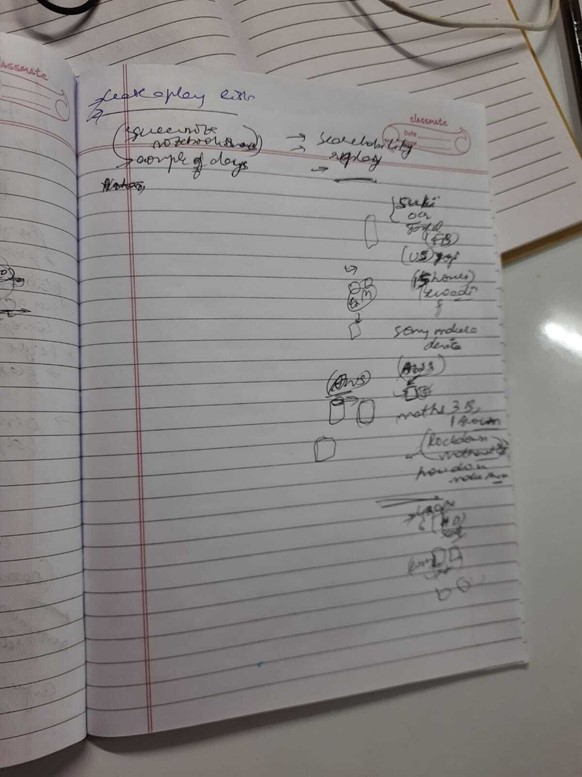
#> input picture Picture1.jpg, 582 x 777 px
$ python main.py
#> lines starting #> are read from the running program, lines starting #| are printed output that depends on the picture; after the words box and inside, x2 and y2 are one past the last pixel; in counts of white or black regions, pixels touching at a corner belong together
#> the answer given: Picture1.jpg
#> further down, image is the input picture: shape (777, 582, 3); mean B, G, R 132.9, 134.2, 137.2
# -*- coding: utf-8 -*-
"""
Created on Sat May  1 11:53:26 2021

@author: gauravvijayvergiya
"""

import cv2
import numpy as np
from matplotlib import pyplot as plt

def get_contour(img):
# convert image to gray scale
    img = cv2.cvtColor(img, cv2.COLOR_BGR2GRAY)


    # applying blur to image to remove noise and small unwanted pixed that we don not want to detect
    img = cv2.blur(img, (3, 3), 0)

    #---- apply automatic Canny edge detection using the computed median----

    v = np.median(img)    #get median of image pixes
#> v = 139
    sigma = 0.33

    #get lower and upper filter value for canny edge detection
    lower = int(max(0, (1.0 - sigma) * (255- v)))
#> lower = 77
    upper = int(min(255, (1.0 + sigma) *(255- v)))
#> upper = 154

    #canny edge detection used to detected edges of the object present in the image
    edges = cv2.Canny(img, lower, upper)
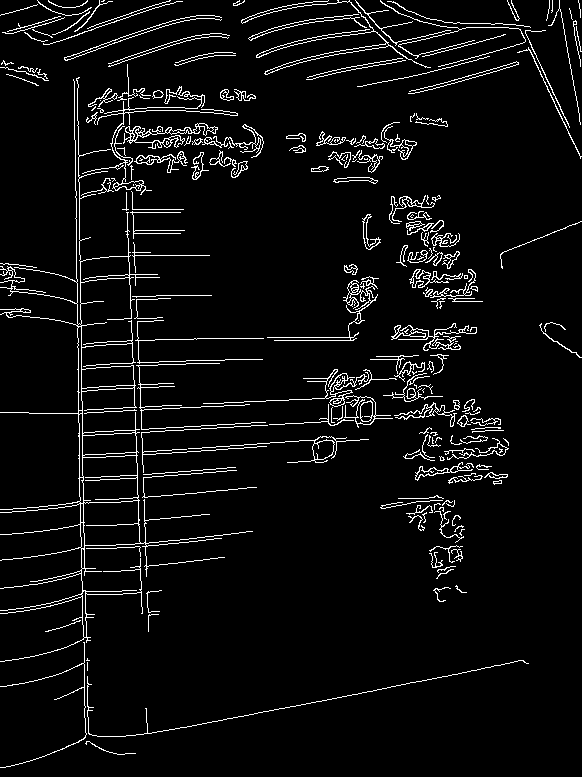
#> edges: shape (777, 582); 5.3% white in thin lines or dots

    # Find all the closed shape present using the edge detected earlier
    contours, _ = cv2.findContours(edges, cv2.RETR_CCOMP, cv2.CHAIN_APPROX_SIMPLE)
#> contours = 366 contours, 232 with area under 20; largest, box (x1, y1, x2, y2) and area: (0, 77, 253, 662) 9538, (82, 455, 139, 504) 2466, (83, 500, 141, 546) 2362, (80, 256, 130, 283) 1054, (82, 432, 137, 456) 1050
    #sort contors by area
    contours = sorted(contours, key = cv2.contourArea, reverse = True)[:5]
#> contours = 5 contours; box (x1, y1, x2, y2) and area: (0, 77, 253, 662) 9538, (82, 455, 139, 504) 2466, (83, 500, 141, 546) 2362, (80, 256, 130, 283) 1054, (82, 432, 137, 456) 1050
    sel_contour_flag = False

    #select a polynomial contor with 4 edge from all contors
    for c in contours:
        peri = cv2.arcLength(c, True)
        approx = cv2 .approxPolyDP(c, 0.02 * peri, True)
    	# if our approximated contour has four points, then we
    	# can assume that we have found our screen
        if len(approx) == 4:
            sel_contour = c
            sel_contour_flag = True
#> this loop made 5 passes
#> (peri, approx, sel_contour_flag) on pass 5: (147.6, [[135, 433], [135, 452], [82, 454], [83, 435]], True)
#> peri on passes 2 to 4: 510.6, 305.4, 237

    #pick the lasrget contor if no contor detected.
    if sel_contour_flag == False and len(contours) > 0:
        print("No Contro Detected")
        sel_contour = contours[0]
        sel_contour_flag = True
    if sel_contour_flag == True:
        return sel_contour_flag, sel_contour
    else:
        return sel_contour_flag, 0


if __name__ == "__main__":

    image_name = input('Please enter Image name')
    #Read Image and resize
    image = cv2.imread(image_name)
    if image is None:
        print("Image is empty!!")
    else:
        flag, contour = get_contour(image)
#> flag = True; contour = contour of 22 points, box (x1, y1, x2, y2) (82, 432, 137, 456), area 1050
        if flag == True:
            cv2.drawContours(image, [contour], -1, (0, 0, 255), 2)
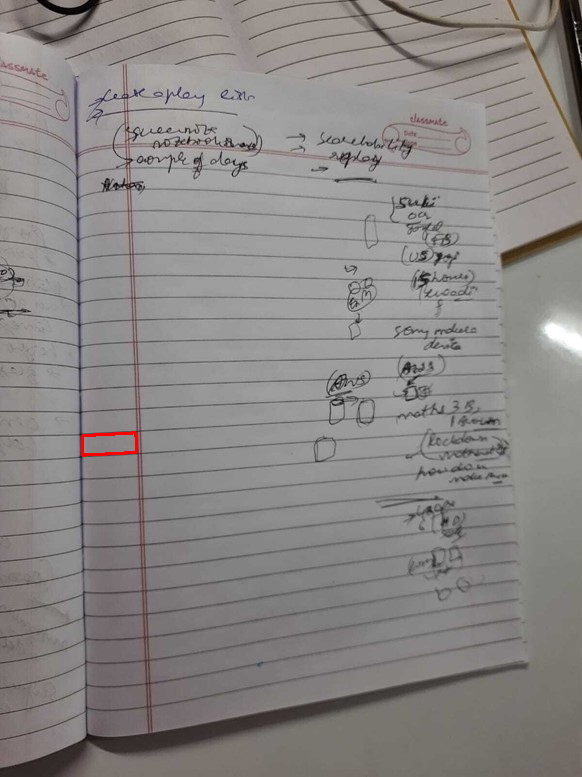
#> image: shape (777, 582, 3); 0.1% of pixels changed, all inside (x1, y1, x2, y2) = (81, 431, 138, 457)
            cv2.imwrite('output.jpg', image)

$ run again, on Picture3.jpg
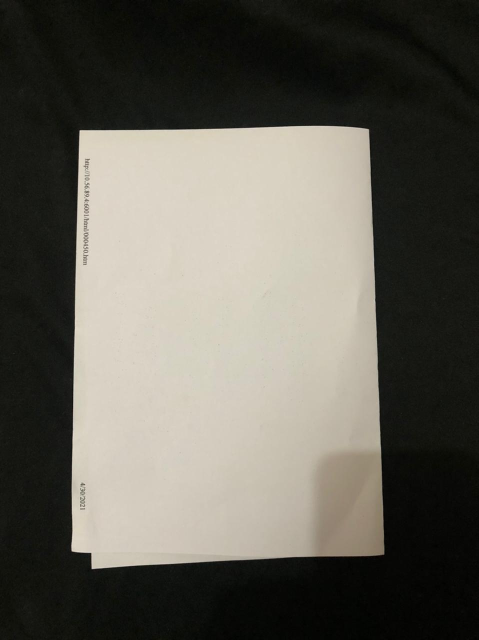
#> input picture Picture3.jpg, 958 x 1280 px (shown at 1/2 size)
#> image is the input picture: shape (1280, 958, 3); mean B, G, R 86.3, 95.1, 97.8
#> v = 24
#> lower = 154
#> upper = 255
#> in get_contour, `edges = cv2.Canny(img, lower, upper)`:
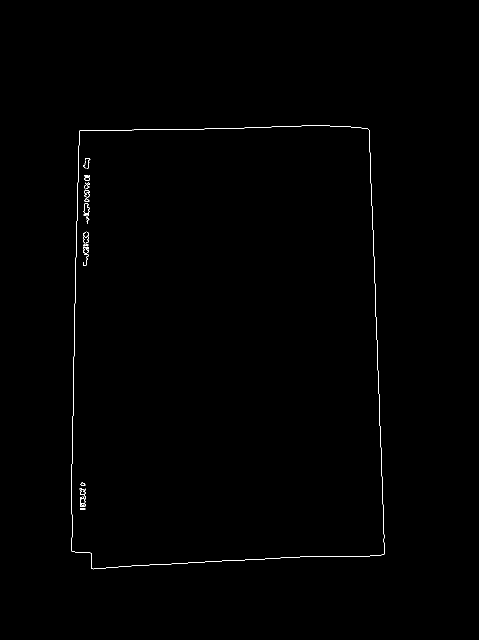
#> edges: shape (1280, 958) (shown at 1/2 size); 0.3% white in thin lines or dots, all inside (x1, y1, x2, y2) = (142, 251, 769, 1139)
#> in get_contour, `contours, _ = cv2.findContours(edges, cv2.RETR_CCOMP, cv2.CHAIN_APPROX..`: contours = 34 contours, 17 with area under 20; largest, box (x1, y1, x2, y2) and area: (142, 251, 769, 1139) 522596, (142, 251, 769, 1139) 522590, (167, 407, 179, 428) 162, (167, 407, 179, 428) 144, (169, 354, 180, 362) 57
#> in get_contour, `contours = sorted(contours, key = cv2.contourArea, reverse = True)[:5]`: contours = 5 contours; box (x1, y1, x2, y2) and area: (142, 251, 769, 1139) 522596, (142, 251, 769, 1139) 522590, (167, 407, 179, 428) 162, (167, 407, 179, 428) 144, (169, 354, 180, 362) 57
#> the loop in get_contour, `for c in contours:` made 5 passes
#> (peri, approx, sel_contour_flag) on passes 1 to 2: (2971.5, [[737, 258], [159, 261], [183, 1137], [768, 1108]], True), (2969.1, [[735, 257], [768, 1107], [184, 1137], [159, 262]], True)
#> flag = True; contour = contour of 228 points, box (x1, y1, x2, y2) (142, 251, 769, 1139), area 522590
#> `cv2.drawContours(image, [contour], -1, (0, 0, 255), 2)`:
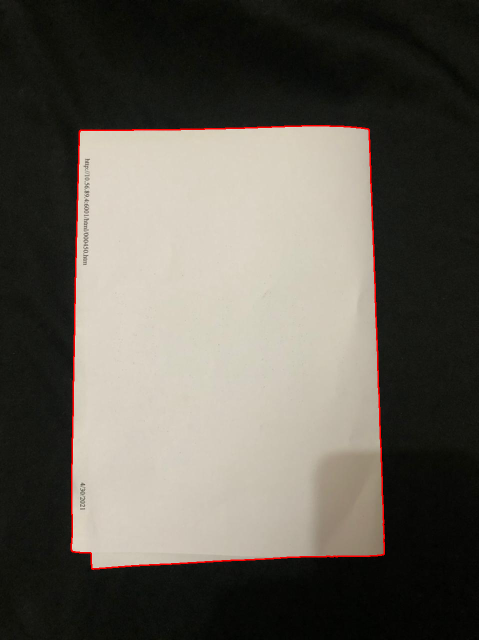
#> image: shape (1280, 958, 3) (shown at 1/2 size); 0.73% of pixels changed, all inside (x1, y1, x2, y2) = (141, 250, 770, 1140)

$ run again, on Picture4.jpg
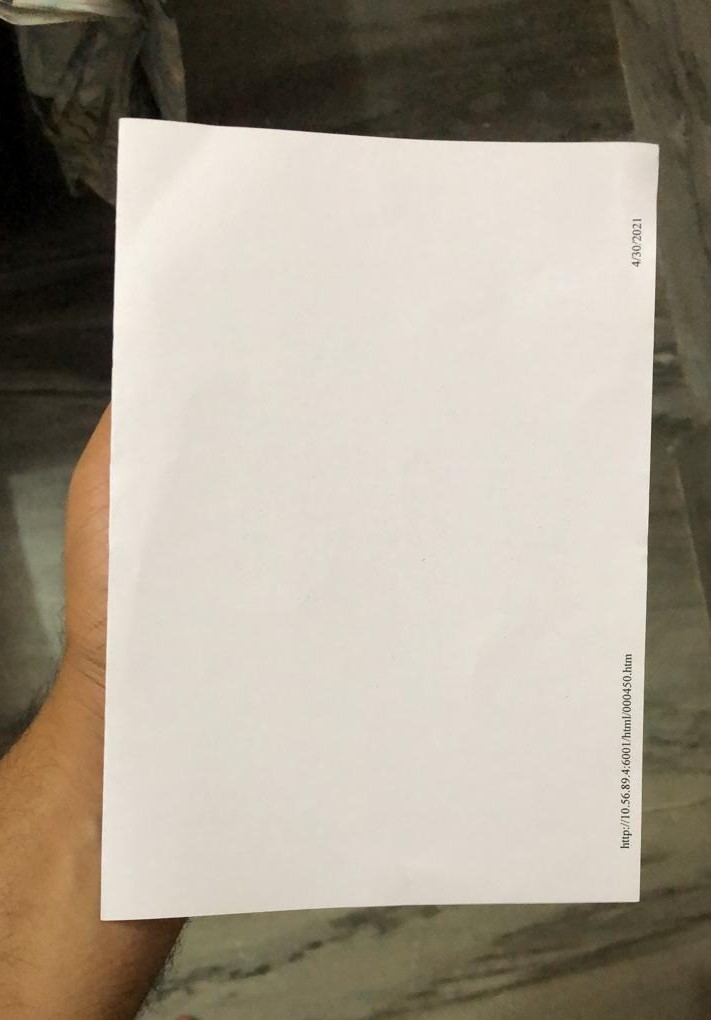
#> input picture Picture4.jpg, 711 x 1020 px
#> image is the input picture: shape (1020, 711, 3); mean B, G, R 142.8, 157.6, 166.8
#> v = 215
#> lower = 26
#> upper = 53
#> in get_contour, `edges = cv2.Canny(img, lower, upper)`:
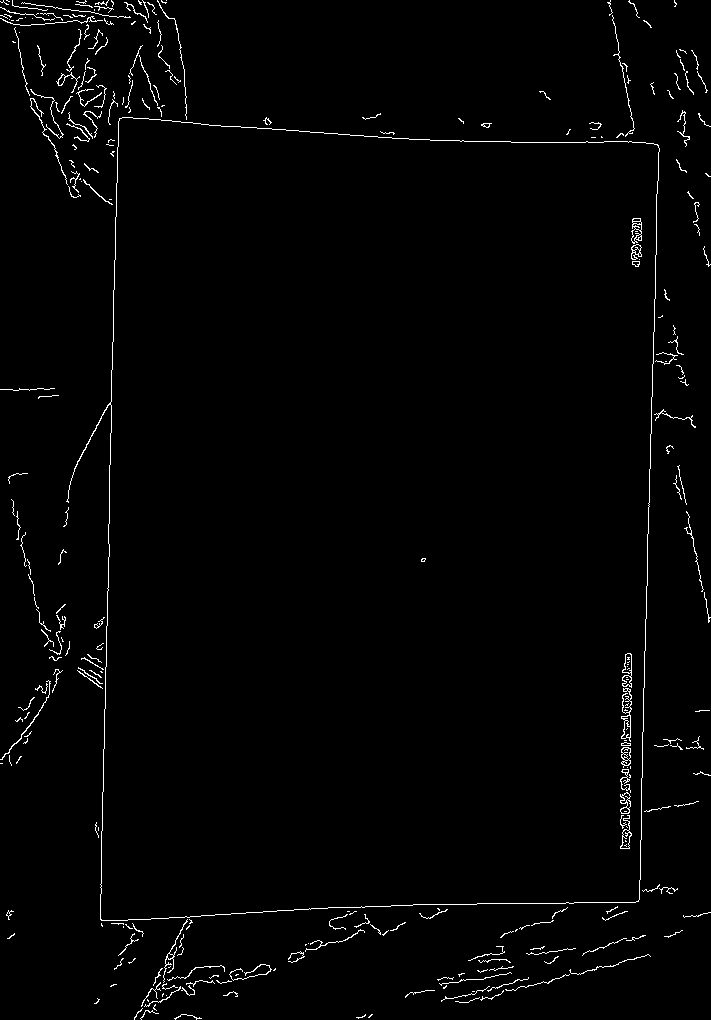
#> edges: shape (1020, 711); 1.5% white in thin lines or dots
#> in get_contour, `contours, _ = cv2.findContours(edges, cv2.RETR_CCOMP, cv2.CHAIN_APPROX..`: contours = 341 contours, 304 with area under 20; largest, box (x1, y1, x2, y2) and area: (66, 117, 660, 921) 417867, (100, 117, 660, 921) 417827, (622, 653, 632, 688) 206, (631, 218, 642, 244) 190, (621, 688, 632, 742) 187
#> in get_contour, `contours = sorted(contours, key = cv2.contourArea, reverse = True)[:5]`: contours = 5 contours; box (x1, y1, x2, y2) and area: (66, 117, 660, 921) 417867, (100, 117, 660, 921) 417827, (622, 653, 632, 688) 206, (631, 218, 642, 244) 190, (621, 688, 632, 742) 187
#> the loop in get_contour, `for c in contours:` made 5 passes
#> (peri, approx, sel_contour_flag) on passes 1 to 2: (2918.2, [[119, 118], [100, 919], [638, 901], [658, 145]], True), (2681.4, [[120, 118], [658, 146], [637, 901], [100, 918]], True)
#> flag = True; contour = contour of 231 points, box (x1, y1, x2, y2) (100, 117, 660, 921), area 417827
#> `cv2.drawContours(image, [contour], -1, (0, 0, 255), 2)`:
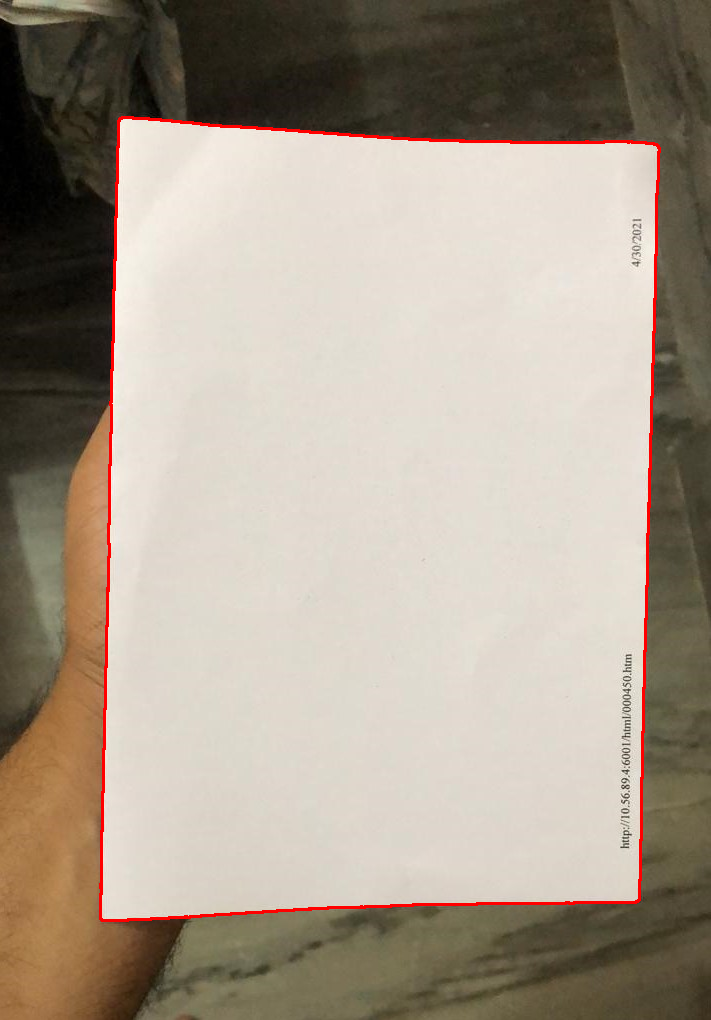
#> image: shape (1020, 711, 3); 1.12% of pixels changed, all inside (x1, y1, x2, y2) = (99, 116, 661, 922)
